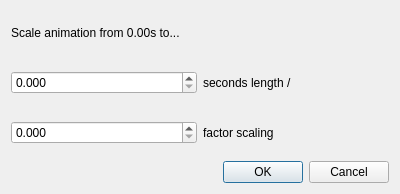
<?xml version="1.0" encoding="UTF-8"?>
<ui version="4.0">
 <class>ScaleDialogWidget</class>
 <widget class="QWidget" name="ScaleDialogWidget">
  <property name="geometry">
   <rect>
    <x>0</x>
    <y>0</y>
    <width>400</width>
    <height>194</height>
   </rect>
  </property>
  <property name="sizePolicy">
   <sizepolicy hsizetype="Fixed" vsizetype="Fixed">
    <horstretch>0</horstretch>
    <verstretch>0</verstretch>
   </sizepolicy>
  </property>
  <layout class="QVBoxLayout" name="verticalLayout">
   <item>
    <widget class="QLabel" name="titleLabel">
     <property name="text">
      <string>Scale animation from 0.00s to...</string>
     </property>
    </widget>
   </item>
   <item>
    <layout class="QHBoxLayout" name="horizontalLayout">
     <item>
      <widget class="QDoubleSpinBox" name="secondsSpinBox">
       <property name="decimals">
        <number>3</number>
       </property>
      </widget>
     </item>
     <item>
      <widget class="QLabel" name="label_2">
       <property name="text">
        <string>seconds length /</string>
       </property>
      </widget>
     </item>
    </layout>
   </item>
   <item>
    <layout class="QHBoxLayout" name="horizontalLayout_2">
     <item>
      <widget class="QDoubleSpinBox" name="factorSpinBox">
       <property name="decimals">
        <number>3</number>
       </property>
       <property name="singleStep">
        <double>0.100000000000000</double>
       </property>
      </widget>
     </item>
     <item>
      <widget class="QLabel" name="label_3">
       <property name="text">
        <string>factor scaling</string>
       </property>
      </widget>
     </item>
    </layout>
   </item>
   <item>
    <widget class="QDialogButtonBox" name="buttonBox">
     <property name="standardButtons">
      <set>QDialogButtonBox::Cancel|QDialogButtonBox::Ok</set>
     </property>
    </widget>
   </item>
  </layout>
 </widget>
 <resources/>
 <connections/>
</ui>
